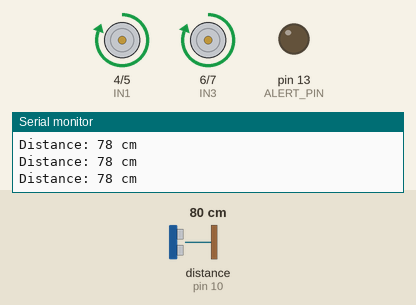
This sketch was run on a simulated Arduino Uno, built with avr-gcc and run on an emulated ATmega328P. Parts: motor-driver pin pairs drawn as motors (green arrow = first pin HIGH = forward, orange = second pin HIGH = backward, longer = more drive), output pins drawn as LEDs (lit = HIGH), the last lines printed to the serial monitor. Wiring (inferred from the names in the program): ultrasonic range finder: trigger pin 9; echo pin 10. The test bench sets the inputs (shaded band); at power-on: distance to the obstacle (sensor on pin 10) 80 cm. The echo pulse lasts 58.3 µs per cm; pins used as bus, display or sensor lines are not drawn.

Above: at 1.2 s.
1.3 s: distance to the obstacle (sensor on pin 10) set to 29 cm
2.8 s: distance to the obstacle (sensor on pin 10) set to 23 cm
At 3.9 s:
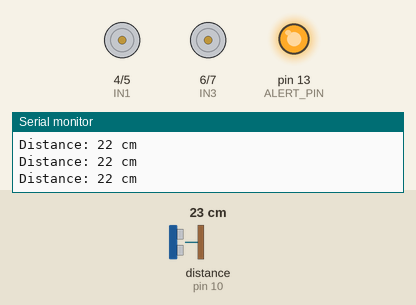
4.3 s: distance to the obstacle (sensor on pin 10) set to 35 cm
At 4.8 s:
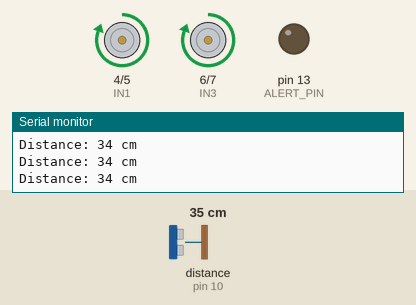
5.8 s: distance to the obstacle (sensor on pin 10) set to 9 cm
At 7.0 s:
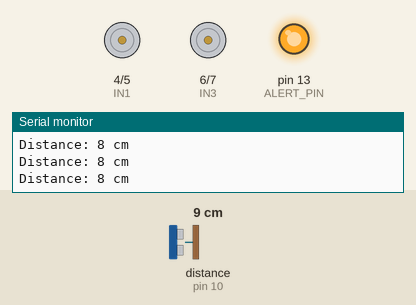
Timing chart, 0 to 8.3 s (numbered marks = the images above; inputs shaded):
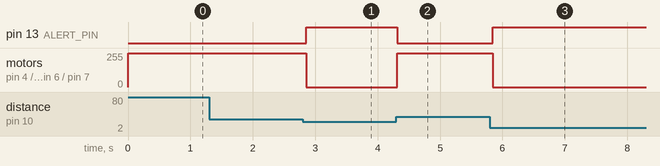

The sketch:

obstacle_avoidance_car.ino
```cpp
// Automatic Obstacle-Detection & Emergency Braking System (Tesla-Inspired)
// Components: Arduino Uno, HC-SR04 Ultrasonic Sensor, L298N Motor Driver, DC Motors, Buzzer/LED

#define TRIG_PIN 9
#define ECHO_PIN 10

// Motor Driver Pins
#define IN1 4
#define IN2 5
#define IN3 6
#define IN4 7

// Alert Indicator (Optional)
#define ALERT_PIN 13

// Safe stopping distance in centimeters
const int SAFE_DISTANCE = 25;

void setup() {
  Serial.begin(9600);

  pinMode(TRIG_PIN, OUTPUT);
  pinMode(ECHO_PIN, INPUT);

  pinMode(IN1, OUTPUT);
  pinMode(IN2, OUTPUT);
  pinMode(IN3, OUTPUT);
  pinMode(IN4, OUTPUT);

  pinMode(ALERT_PIN, OUTPUT);
}

void loop() {
  long duration;
  int distance;

  // Send ultrasonic pulse
  digitalWrite(TRIG_PIN, LOW);
  delayMicroseconds(2);
  digitalWrite(TRIG_PIN, HIGH);
  delayMicroseconds(10);
  digitalWrite(TRIG_PIN, LOW);

  // Read echo time and calculate distance in cm
  duration = pulseIn(ECHO_PIN, HIGH);
  distance = duration * 0.034 / 2;

  Serial.print("Distance: ");
  Serial.print(distance);
  Serial.println(" cm");

  // Emergency Braking Logic
  if (distance > 0 && distance <= SAFE_DISTANCE) {
    stopCar();
    digitalWrite(ALERT_PIN, HIGH); // Turn on brake light / buzzer
  } else {
    moveForward();
    digitalWrite(ALERT_PIN, LOW);
  }

  delay(50);
}

void moveForward() {
  digitalWrite(IN1, HIGH);
  digitalWrite(IN2, LOW);
  digitalWrite(IN3, HIGH);
  digitalWrite(IN4, LOW);
}

void stopCar() {
  digitalWrite(IN1, LOW);
  digitalWrite(IN2, LOW);
  digitalWrite(IN3, LOW);
  digitalWrite(IN4, LOW);
}
```

Measured:
- the behaviour switches between 27 and 26 cm on distance to the obstacle (sensor on pin 10) (found by bisection; images 0 and 1)
- after the input at 2.8 s, pin 13 (ALERT_PIN): LOW → HIGH after 0.05 s; motor on pin 4 (IN1) / pin 5 (IN2), motor on pin 6 (IN3) / pin 7 (IN4): forward 255/255 → stopped after 0.05 s
- after the input at 4.3 s, pin 13 (ALERT_PIN): HIGH → LOW at once; motor on pin 4 (IN1) / pin 5 (IN2), motor on pin 6 (IN3) / pin 7 (IN4): stopped → forward 255/255 at once
- after the input at 5.8 s, pin 13 (ALERT_PIN): LOW → HIGH at once; motor on pin 4 (IN1) / pin 5 (IN2), motor on pin 6 (IN3) / pin 7 (IN4): forward 255/255 → stopped at once
